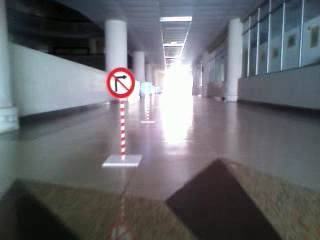
#> input picture data/traffic_sign_images/2.jpg, 320 x 240 px, given in place of 2.png, which was not available
$ python lane_detector.py
#> lines starting #> are read from the running program, lines starting #| are printed output that depends on the picture; after the words box and inside, x2 and y2 are one past the last pixel; in counts of white or black regions, pixels touching at a corner belong together; pictures that were not available may be replaced by others from this repository, and a replacement may not be noted
#> further down, img is the input picture: shape (240, 320, 3); mean B, G, R 108.1, 103.5, 102
import cv2
import numpy as np
from configs import config


def find_lane_lines(img):
    """
    Detecting road markings
    This function will take a color image, in BGR color system,
    Returns a filtered image of road markings
    """

    # Convert to gray scale
    if len(img.shape) == 3:
        gray = cv2.cvtColor(img, cv2.COLOR_BGR2GRAY)
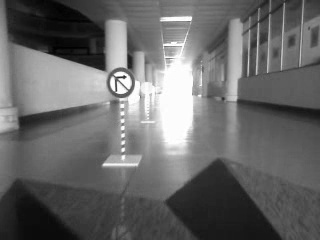
#> gray: shape (240, 320); min 1, max 255, mean 103.6
    else:
        gray = img
    # Apply a Gaussian filter to remove noise
    # You can experiment with other filters here.
    # img_gauss = cv2.GaussianBlur(gray, (11, 11), 0)

    # # Apply Canny edge detection
    # thresh_low = 150
    # thresh_high = 200
    # img_canny = cv2.Canny(img_gauss, thresh_low, thresh_high)

    ret, lanes = cv2.threshold(gray, 200, 255, cv2.THRESH_BINARY)
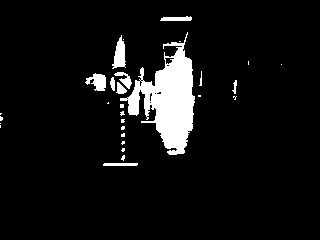
#> lanes: shape (240, 320); 6.9% white; 29 white regions (19 under 20 px), largest, box (x1, y1, x2, y2) and area: (120, 32, 195, 155) 4054, (112, 35, 126, 69) 278, (85, 73, 106, 91) 231

    # Return image
    return lanes


def birdview_transform(img):
    """Apply bird-view transform to the image
    """
    IMAGE_H = 480
    IMAGE_W = 640
    src = np.float32([[0, IMAGE_H], [640, IMAGE_H], [0, IMAGE_H * 0.4], [IMAGE_W, IMAGE_H * 0.4]])
    dst = np.float32([[240, IMAGE_H], [640 - 240, IMAGE_H], [-160, 0], [IMAGE_W+160, 0]])
    M = cv2.getPerspectiveTransform(src, dst) # The transformation matrix
    warped_img = cv2.warpPerspective(img, M, (IMAGE_W, IMAGE_H)) # Image warping
#> warped_img: shape (480, 640); every value is 0
    return warped_img


def find_left_right_points(image, draw=None):
    """Find left and right points of lane
    """

    points = {
        "left": -1,
        "right": -1,
        "center": config.IMAGE_WIDTH // 2,
        "have_left": False,
        "have_right": False,
        "lane_line": 0
    }

    res = [points.copy() for _ in range(2)]

    center = config.IMAGE_WIDTH // 2

    # Consider the position 70% from the top of the image
    interested_lines_y = [int(config.IMAGE_HEIGHT * line_y) for line_y in config.LINEOFINTEREST]

    if draw is not None:
        for interested_line_y in interested_lines_y:
            cv2.line(draw, (0, interested_line_y),
                    (config.IMAGE_WIDTH, interested_line_y), (0, 0, 255), 2)

    for i, interested_line_y in enumerate(interested_lines_y):
        interested_line = image[interested_line_y, :]

        # Traverse the two sides, find the first non-zero value pixels, and
        # consider them as the position of the left and right lines
        for x in range(center, 0, -1):
            if interested_line[x] > 0:
                res[i]['left'] = x
                break

        for x in range(center + 1, config.IMAGE_WIDTH):
            if interested_line[x] > 0:
                res[i]['right'] = x
                break

        # Predict right point when only see the left point
        if res[i]['left'] != -1 and res[i]['right'] == -1:
            res[i]['right'] = center + config.LANE_WIDTH
            res[i]['have_left'] = True
        # Predict left point when only see the right point
        elif res[i]['right'] != -1 and res[i]['left'] == -1:
            res[i]['left'] = center - config.LANE_WIDTH
            res[i]['have_right'] = True
        elif res[i]['right'] == -1 and res[i]['left'] == -1:
            res[i]['right'] = center + config.LANE_WIDTH//2
            res[i]['left'] = center - config.LANE_WIDTH//2
        elif res[i]['right'] != -1 and res[i]['left'] != -1:
            res[i]['have_right'] = True
            res[i]['have_left'] = True

        res[i]['lane_line'] = res[i]['have_left'] + res[i]['have_right']
        res[i]['center'] = (res[i]['left'] + res[i]['right']) // 2

        # Draw two points on the image
        if draw is not None:
            draw = cv2.circle(draw, (res[i]['left'], interested_line_y), 7, (0, 0, 0), -1)
            draw = cv2.circle(draw, (res[i]['right'], interested_line_y), 7, (0, 0, 0), -1)
            draw = cv2.circle(draw, (res[i]['center'], interested_line_y), 7, (0, 0, 0), -1)

    return res


# [58 lines left out: function find_left_right_points_seg, not called in this run]


if __name__ == '__main__':
    img = cv2.imread("/home/ngin/autonomous_car/data/lane_line_images/2.png")
    img_lines = find_lane_lines(img)
    img_birdview = birdview_transform(img_lines)
    draw = np.copy(img)
    draw = birdview_transform(draw)
#> in birdview_transform (call 2), `warped_img = cv2.warpPerspective(img, M, (IMAGE_W, IMAGE_H))`:
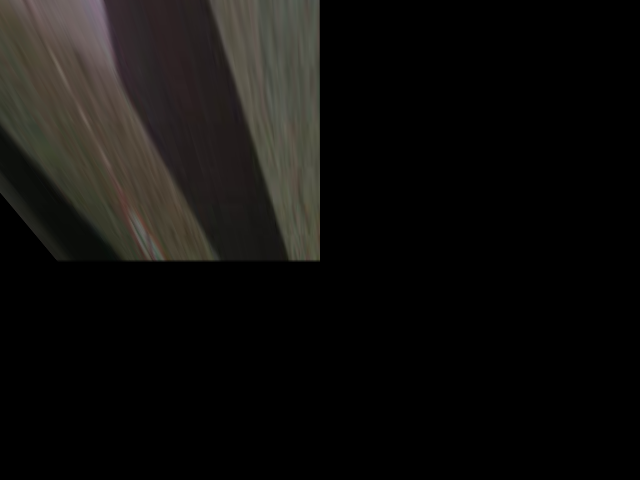
#> warped_img: shape (480, 640, 3); mean B, G, R 13.2, 15, 16.2
#> (the run stopped early here; a loop or call above may not have finished)

$ run again, with data/traffic_sign_images/1.jpg copied over data/traffic_sign_images/2.jpg
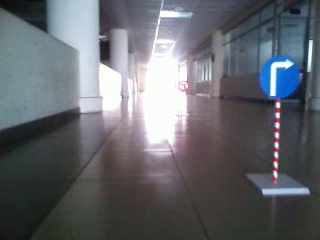
#> input picture data/traffic_sign_images/1.jpg, 320 x 240 px, given in place of 2.png, which was not available
#> img is the input picture: shape (240, 320, 3); mean B, G, R 108, 102.4, 99.5
#> in find_lane_lines, `ret, lanes = cv2.threshold(gray, 200, 255, cv2.THRESH_BINARY)`:
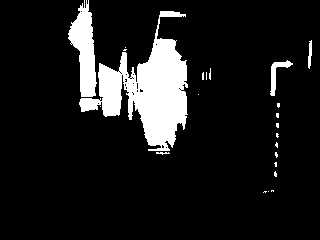
#> lanes: shape (240, 320); 10.9% white; 23 white regions (18 under 20 px), largest, box (x1, y1, x2, y2) and area: (79, 11, 188, 151) 6285, (68, 0, 97, 97) 1563, (270, 60, 293, 96) 246, (308, 40, 312, 69) 80, (156, 152, 170, 155) 24
#> in birdview_transform (call 2), `warped_img = cv2.warpPerspective(img, M, (IMAGE_W, IMAGE_H))`:
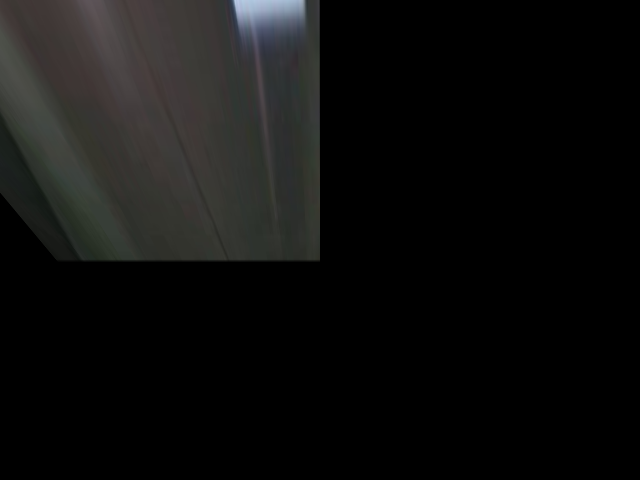
#> warped_img: shape (480, 640, 3); mean B, G, R 14.6, 15.3, 15.3

$ run again, with data/traffic_sign_images/3.jpg copied over data/traffic_sign_images/2.jpg
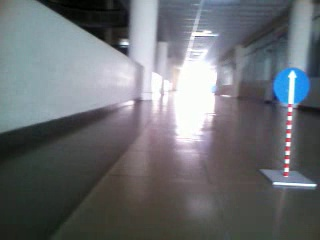
#> input picture data/traffic_sign_images/3.jpg, 320 x 240 px, given in place of 2.png, which was not available
#> img is the input picture: shape (240, 320, 3); mean B, G, R 114.2, 109.9, 106.5
#> in find_lane_lines, `ret, lanes = cv2.threshold(gray, 200, 255, cv2.THRESH_BINARY)`:
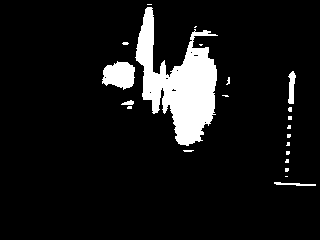
#> lanes: shape (240, 320); 8.7% white; 22 white regions (17 under 20 px), largest, box (x1, y1, x2, y2) and area: (135, 7, 218, 146) 5471, (102, 61, 135, 90) 694, (288, 71, 296, 104) 174, (274, 182, 316, 186) 93, (121, 100, 134, 105) 43
#> warped_img: shape (480, 640); every value is 0
#> in birdview_transform (call 2), `warped_img = cv2.warpPerspective(img, M, (IMAGE_W, IMAGE_H))`:
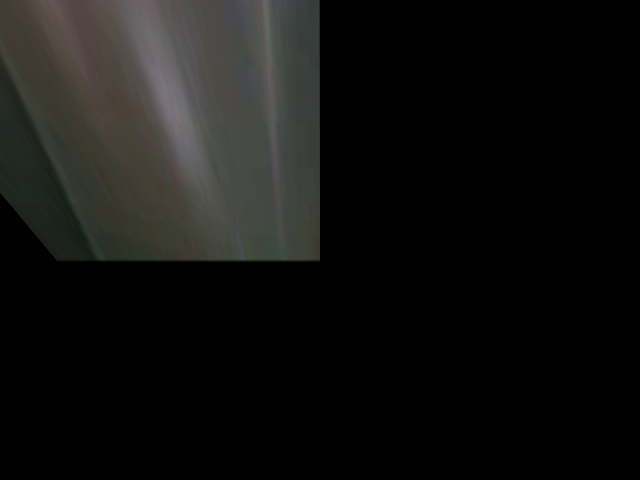
#> warped_img: shape (480, 640, 3); mean B, G, R 16.8, 18.2, 18.3
